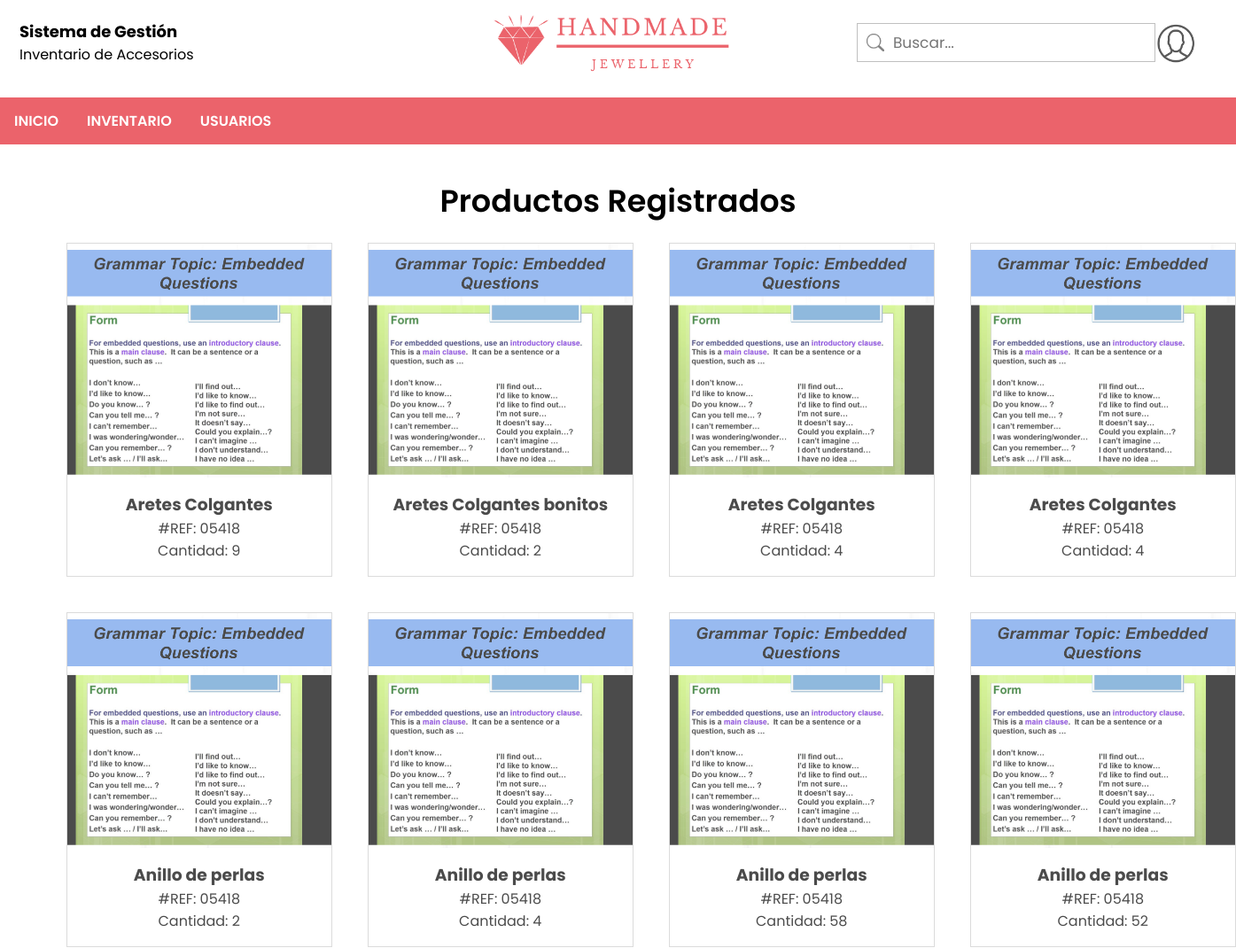
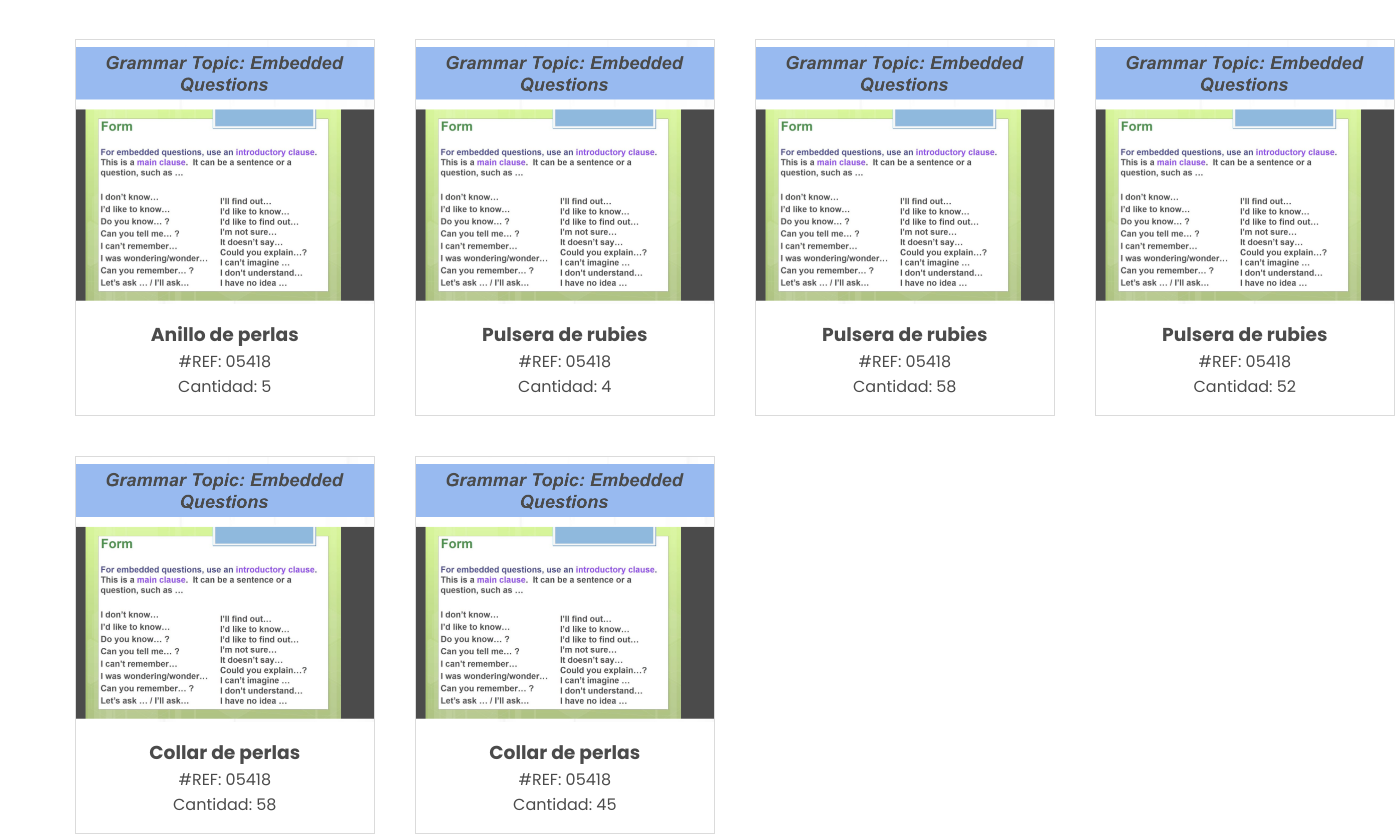
Screenshot of /administrador/inventario (signed in) with the database file from the repository (2 pictures, top to bottom).
### tables this page shows
CREATE TABLE accesorio (id INTEGER PRIMARY KEY AUTOINCREMENT, referencia VARCHAR NOT NULL, nombre VARCHAR NOT NULL, cantidad INTEGER NOT NULL, imagen VARCHAR NOT NULL, estado VARCHAR, tipo_accesorio VARCHAR NOT NULL);

### app.py (the view)
@app.route('/administrador/inventario')
def inventarioAdministrador():
    try:
        if session['rol'] == 1:
            db = get_db()
            accesorioto = db.execute('SELECT * FROM accesorio WHERE estado = ?', ("Activo",)).fetchall()
            return render_template("ver_inventario.html", accesorioto=accesorioto)
        elif session['rol'] == 0:
            return redirect(url_for("inicio_usuario"))
    except:
        return redirect(url_for("logout"))

### db.py (called while the page is built)
def get_db():
    try:
        if 'db' not in g:
            g.db = sqlite3.connect('Handmade.db')
        return g.db
    except Error:
        print(Error)

### templates/ver_inventario.html (shortened to what this page needs)
<html>
    <link rel="stylesheet" href={{ url_for('static', filename='css/style2.css') }}>
    <body>
        <div class="top-container">
            <table style="width: 100%;">
                <tr>
                    <td style="width: 70%;">
                        <h1 style="font-size: 18;">Sistema de Gestión</h1>
                        <p>Inventario de Accesorios</p>
                    </td>
                    <td>
                        <input type="text" name="search" placeholder="Buscar..." class="search">
                    </td>
                    <td style="width: 5%;">
                        <div>
                            <label for="show" class="show-btn"><img src={{ url_for('static', filename='img/profile.png') }} alt="profile" width="43"></label>
                        </div>
                    </td>
                </tr>
            </table>
        </div>
        <br><br><br><br><br><br><br><br>
        <div style="font-size: 35px; font-weight: 600; text-align: center;">Productos Registrados</div>
        <div class="container2">
            {% for a in accesorioto %}
                <div class="gallery">
                    <a target="_blank" href="{{ url_for('producto_administrador', id=a[0]) }}">
                        <img src={{ url_for('static', filename='img/imgProductos/'+a[4]+'') }} width="300" height="200" alt="" class="item2-img">
                    </a>
                    <div class="item2-text">
                        <h3>{{ a[2] }}</h3>
                        <p>#REF: {{ a[1] }}</p>
                        <p>Cantidad: {{ a[3] }}</p>
                    </div>
                </div>
            {% endfor %}
        </div>
        <ul>
            <li><a href="{{ url_for('inicio_administrador') }}">INICIO</a></li>
            <li class="dropdown">
                <a href="javascript:void(0)" class="dropbtn">INVENTARIO</a>
            </li>
            <li class="dropdown">
              <a href="javascript:void(0)" class="dropbtn">USUARIOS</a>
            </li>
        </ul>
    </body>
</html>

### static/css/style2.css (style rules this page uses)
* { margin: 0; padding: 0; outline: none; box-sizing: border-box; font-family: Poppins; }
body { height: 100vh; width: 100%; }
div.top-container { width: 100%; padding: 20px; background-image: url("../img/HANDMADE.png"); background-repeat: no-repeat; background-size: 300px; background-position: center; position: fixed; z-index: 100; background-color: white; }
ul { list-style-type: none; margin: 0; padding: 0; position: fixed; top: 110; width: 100%; background-color: #eb636b; }
li { float: left; }
li a, .dropbtn { display: block; color: white; text-align: center; padding: 14px 16px; text-decoration: none; font-weight: 600; }
li.dropdown { display: inline-block; }
div.gallery { margin: 5px; border: 1px solid #ccc; width: 300px; opacity: 0.7; float: left; }
div.gallery img { width: 100%; height: auto; }
.search { width: 100%; height: 7%; border: 1px solid silver; border-radius: 0px; font-size: 17px; background-color: white; background-image: url('../img/searchicon.png'); background-position: 10px 11px; background-repeat: no-repeat; background-size: 20px; padding: 8px 20px 8px 40px; }
.container2 { width: 90%; margin-left: auto; margin-right: auto; margin-top: 1em; margin-bottom: 3em; display: grid; grid-template-columns: repeat(4, 1fr); grid-gap: 30px; }
.item2-text { padding: 1em; text-align: center; }
.item2-img { max-width: 100%; display: block; }

### rows the page displays
accesorio: imagen (picture), nombre "Aretes Colgantes", referencia "05418", cantidad "9"
accesorio: imagen (picture), nombre "Aretes Colgantes bonitos", referencia "05418", cantidad "2"
accesorio: imagen (picture), nombre "Aretes Colgantes", referencia "05418", cantidad "4"
accesorio: imagen (picture), nombre "Aretes Colgantes", referencia "05418", cantidad "4"
accesorio: imagen (picture), nombre "Anillo de perlas", referencia "05418", cantidad "2"
accesorio: imagen (picture), nombre "Anillo de perlas", referencia "05418", cantidad "4"
accesorio: imagen (picture), nombre "Anillo de perlas", referencia "05418", cantidad "58"
accesorio: imagen (picture), nombre "Anillo de perlas", referencia "05418", cantidad "52"
accesorio: imagen (picture), nombre "Anillo de perlas", referencia "05418", cantidad "5"
accesorio: imagen (picture), nombre "Pulsera de rubies", referencia "05418", cantidad "4"
accesorio: imagen (picture), nombre "Pulsera de rubies", referencia "05418", cantidad "58"
accesorio: imagen (picture), nombre "Pulsera de rubies", referencia "05418", cantidad "52"
accesorio: imagen (picture), nombre "Collar de perlas", referencia "05418", cantidad "58"
accesorio: imagen (picture), nombre "Collar de perlas", referencia "05418", cantidad "45"
